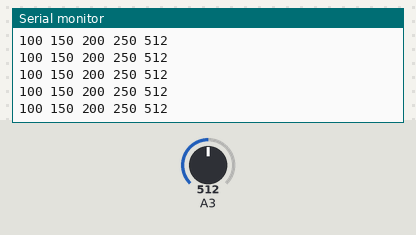
The sketch below on a simulated Arduino Uno, built with avr-gcc and run on an emulated ATmega328P. On the bench: the last lines printed to the serial monitor. The inputs (shaded band) are chosen by the test bench; at power-on: A3 = 512.

Above: at 2.7 s.
2.8 s: A3 set to 990
At 3.3 s:
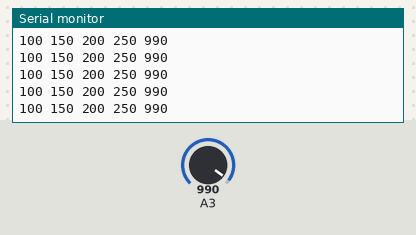
5.8 s: A3 set to 1017
At 6.7 s:
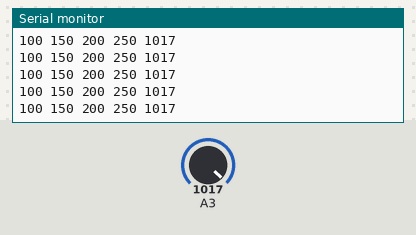
Timing chart, 0 to 8.8 s (numbered marks = the images above; inputs shaded):
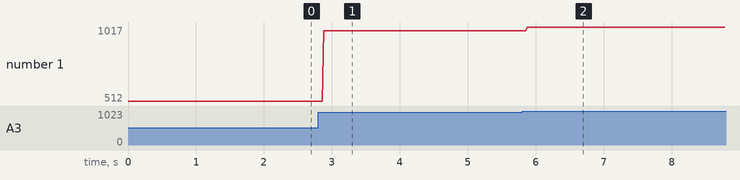

The sketch:

EMG.ino
```cpp
int sensorValue3 = 0;  // variable to store the value coming from the sensor
int sensorValue5 = 0;
int sensorValue7 = 0;

void setup() {
  Serial.begin(9600);
}

void loop() {

  sensorValue3 = analogRead(A3);
  Serial.print(100);
  Serial.print(" ");
  Serial.print(150);
  Serial.print(" ");
  Serial.print(200);
  Serial.print(" ");
  Serial.print(250);
  Serial.print(" ");
  Serial.println(sensorValue3);
}
```

Measured:
- after the input at 2.8 s, the serial monitor: prints a new line after 0.08 s (image 1)
- after the input at 5.8 s, the serial monitor: prints a new line after 0.08 s (image 2)
- plotted number 1: 512 → 990 after the input at 2.8 s, 990 → 1017 after the input at 5.8 s
